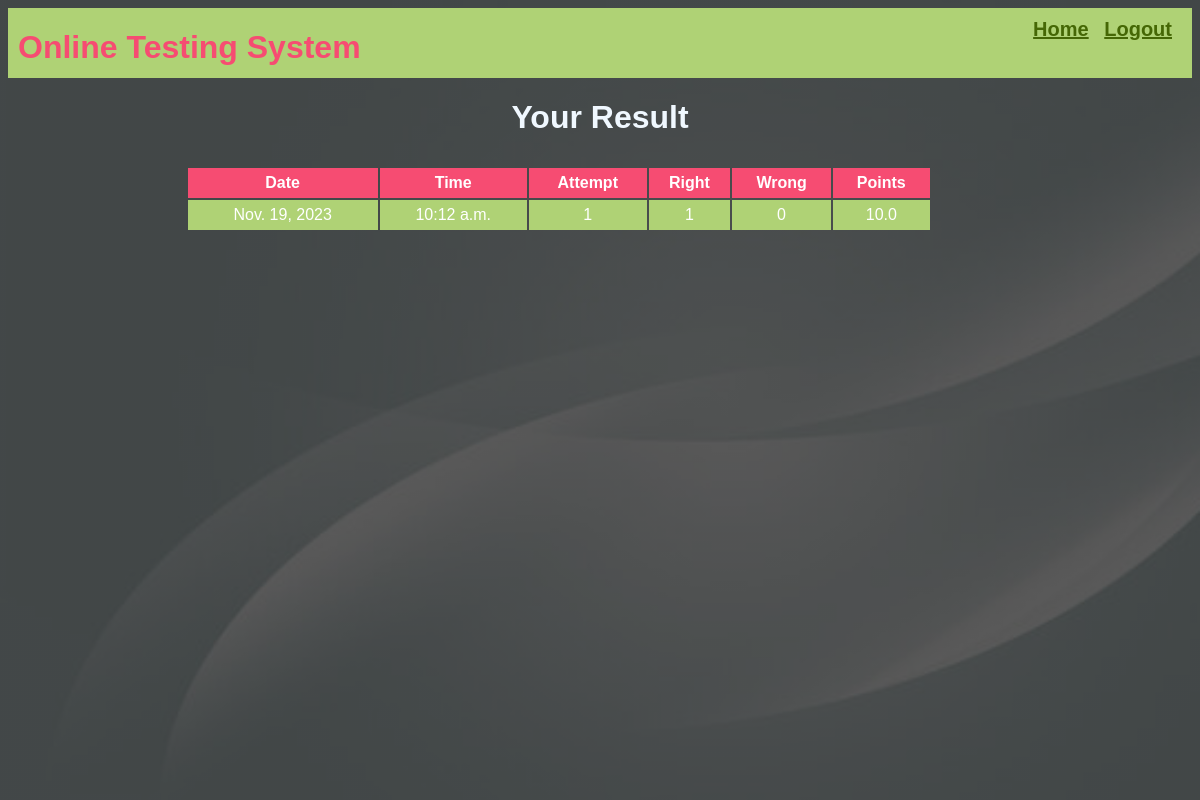
Page /OTS/result (signed in) on the committed database.
### OTS/models.py (models this page shows, shortened)
class Result(models.Model):
    resultid=models.BigAutoField(primary_key=True,auto_created=True)
    username=models.ForeignKey(Candidate,on_delete=models.CASCADE)
    date=models.DateField(auto_now=True)
    time=models.TimeField(auto_now=True)
    attempt=models.IntegerField()
    right=models.IntegerField()
    wrong=models.IntegerField()
    points=models.FloatField()

### OTS/views.py (the view)
# urls.py: path('result',showTestResult, name='result'),
def showTestResult(request):
    if 'name' not in request.session.keys():
        res=HttpResponseRedirect("login")
    result=Result.objects.filter(resultid=Result.objects.latest('resultid').resultid,username_id=request.session['username'])
    context={'result':result}
    res=render(request,'show_result.html',context)
    return res

### OTS/templates/show_result.html (shortened to what this page needs)
{% extends 'main.html' %}
{% block top %}
<a href="{%url 'OTS:home' %}">Home</a>
<a href="{%url 'OTS:logout' %}">Logout</a>
{% endblock %}
{% block content %}
<h1 class="hed">Your Result</h1>
<table>
    <tr>
        <th>Date</th>
        <th>Time</th>
        <th>Attempt</th>
        <th>Right</th>
        <th>Wrong</th>
        <th>Points</th>
    </tr>
    {% for r in result %}
    <tr>
        <td>{{r.date}}</td>
        <td>{{r.time}}</td>
        <td>{{r.attempt}}</td>
        <td>{{r.right}}</td>
        <td>{{r.wrong}}</td>
        <td>{{r.points}}</td>
    </tr>
    {% endfor %}
</table>
<div class="bgre"></div>
{% endblock %}

### OTS/static/theme.css (style rules this page uses)
* { font-family: 'Gill Sans', 'Gill Sans MT', Calibri, 'Trebuchet MS', sans-serif; }
body { background-color:rgb(195, 126, 126) ; color: #fff; background-image: linear-gradient(rgba(0,0,0,0.65),rgba(0,0,0,0.65)), url(bgque.jpg); background-repeat: no-repeat; background-attachment: fixed; }
.bgre { position: absolute; top: 0; left: 0; width:100%; min-height: 100vh; background-image: linear-gradient(rgba(0,0,0,0.65),rgba(0,0,0,0.65)), url(bgresult.jpg); background-repeat: no-repeat; background-size: cover; z-index: -1; }
.top div.menu a { color: #456705; display: inline-block; min-width: 50px; margin-right: 10px; }
table { margin-top: 30px; width: 90%; }
table tr:nth-child(odd) { background-color: #456705; color: white; height: 30px; }
table tr:nth-child(even) { background-color: #afd275; height: 30px; }
table tr:first-child { background-color: #f64c72; }
table td { text-align: center; }
h1.hed { color: aliceblue; text-align: center; }

### rows in the picture
Result: date "Nov. 19, 2023", time "10:12 a.m.", attempt "1", right "1", wrong "0", points "10.0"
